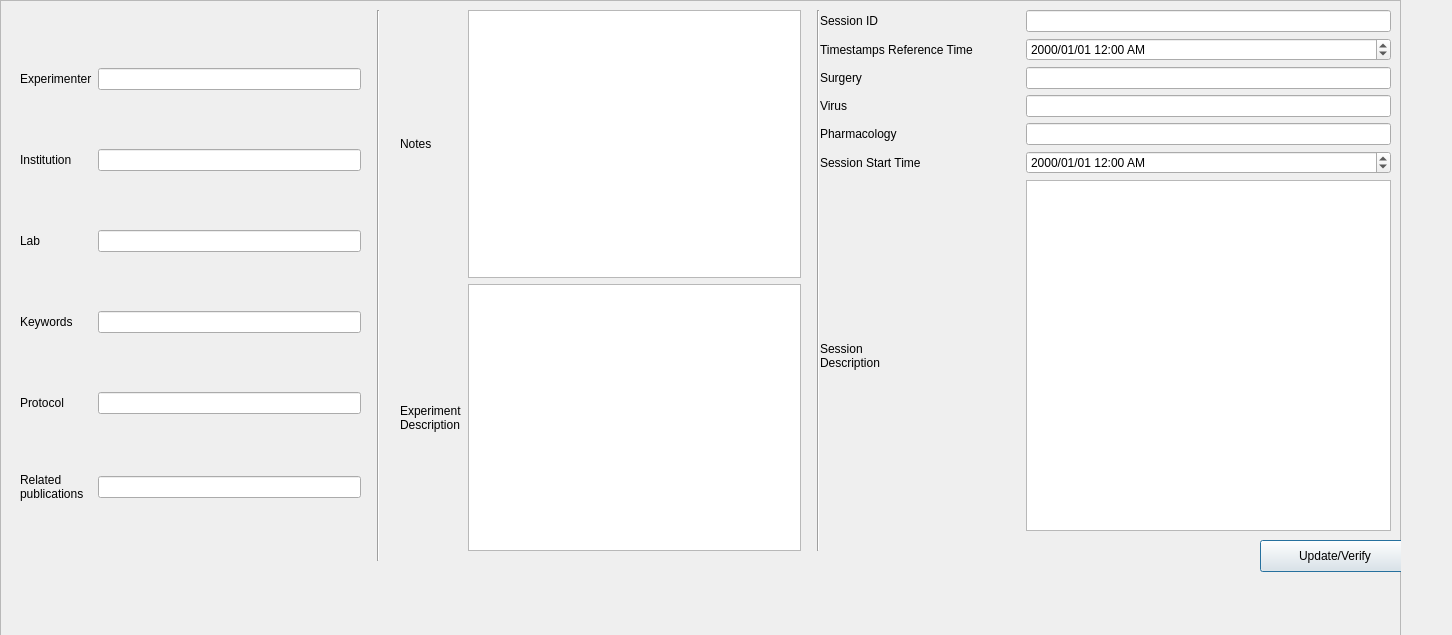
<?xml version="1.0" encoding="UTF-8"?>
<ui version="4.0">
 <class>Dialog</class>
 <widget class="QDialog" name="Dialog">
  <property name="geometry">
   <rect>
    <x>0</x>
    <y>0</y>
    <width>1452</width>
    <height>635</height>
   </rect>
  </property>
  <property name="maximumSize">
   <size>
    <width>16777215</width>
    <height>16777215</height>
   </size>
  </property>
  <property name="sizeIncrement">
   <size>
    <width>1</width>
    <height>4</height>
   </size>
  </property>
  <property name="contextMenuPolicy">
   <enum>Qt::NoContextMenu</enum>
  </property>
  <property name="windowTitle">
   <string>Dialog</string>
  </property>
  <property name="toolTipDuration">
   <number>0</number>
  </property>
  <widget class="QFrame" name="frame">
   <property name="geometry">
    <rect>
     <x>0</x>
     <y>0</y>
     <width>1401</width>
     <height>821</height>
    </rect>
   </property>
   <property name="frameShape">
    <enum>QFrame::StyledPanel</enum>
   </property>
   <property name="frameShadow">
    <enum>QFrame::Raised</enum>
   </property>
   <widget class="Line" name="line_2">
    <property name="geometry">
     <rect>
      <x>370</x>
      <y>10</y>
      <width>16</width>
      <height>551</height>
     </rect>
    </property>
    <property name="orientation">
     <enum>Qt::Vertical</enum>
    </property>
   </widget>
   <widget class="QWidget" name="gridLayoutWidget_4">
    <property name="geometry">
     <rect>
      <x>20</x>
      <y>15</y>
      <width>341</width>
      <height>541</height>
     </rect>
    </property>
    <layout class="QGridLayout" name="column_1">
     <item row="3" column="1">
      <widget class="QLineEdit" name="keywords_le"/>
     </item>
     <item row="0" column="0">
      <widget class="QLabel" name="experimenter_lbl">
       <property name="text">
        <string>Experimenter</string>
       </property>
      </widget>
     </item>
     <item row="5" column="1">
      <widget class="QLineEdit" name="relatedpublications_le"/>
     </item>
     <item row="4" column="1">
      <widget class="QLineEdit" name="protocol_le"/>
     </item>
     <item row="1" column="1">
      <widget class="QLineEdit" name="institution_le"/>
     </item>
     <item row="0" column="1">
      <widget class="QLineEdit" name="experimenter_le"/>
     </item>
     <item row="4" column="0">
      <widget class="QLabel" name="protocol_lbl">
       <property name="text">
        <string>Protocol</string>
       </property>
      </widget>
     </item>
     <item row="1" column="0">
      <widget class="QLabel" name="institution_lbl">
       <property name="text">
        <string>Institution</string>
       </property>
      </widget>
     </item>
     <item row="2" column="0">
      <widget class="QLabel" name="lab_lbl">
       <property name="text">
        <string>Lab</string>
       </property>
      </widget>
     </item>
     <item row="5" column="0">
      <widget class="QLabel" name="related_publications_lbl">
       <property name="text">
        <string>Related 
publications</string>
       </property>
      </widget>
     </item>
     <item row="3" column="0">
      <widget class="QLabel" name="keywords_lbl">
       <property name="text">
        <string>Keywords</string>
       </property>
      </widget>
     </item>
     <item row="2" column="1">
      <widget class="QLineEdit" name="lab_le"/>
     </item>
    </layout>
   </widget>
   <widget class="QWidget" name="gridLayoutWidget_5">
    <property name="geometry">
     <rect>
      <x>400</x>
      <y>10</y>
      <width>401</width>
      <height>541</height>
     </rect>
    </property>
    <layout class="QGridLayout" name="column_2">
     <item row="0" column="1">
      <widget class="QPlainTextEdit" name="notes_pte"/>
     </item>
     <item row="0" column="0">
      <widget class="QLabel" name="notes_lbl">
       <property name="text">
        <string>Notes</string>
       </property>
      </widget>
     </item>
     <item row="1" column="0">
      <widget class="QLabel" name="experiment_description_lbl">
       <property name="text">
        <string>Experiment 
Description</string>
       </property>
      </widget>
     </item>
     <item row="1" column="1">
      <widget class="QPlainTextEdit" name="experiment_description_pte"/>
     </item>
    </layout>
   </widget>
   <widget class="Line" name="line_1">
    <property name="geometry">
     <rect>
      <x>810</x>
      <y>10</y>
      <width>16</width>
      <height>541</height>
     </rect>
    </property>
    <property name="orientation">
     <enum>Qt::Vertical</enum>
    </property>
   </widget>
   <widget class="QWidget" name="gridLayoutWidget_2">
    <property name="geometry">
     <rect>
      <x>820</x>
      <y>10</y>
      <width>571</width>
      <height>521</height>
     </rect>
    </property>
    <layout class="QGridLayout" name="column_3" columnminimumwidth="200,200">
     <property name="sizeConstraint">
      <enum>QLayout::SetMinimumSize</enum>
     </property>
     <item row="0" column="0">
      <widget class="QLabel" name="session_id_lbl">
       <property name="text">
        <string>Session ID</string>
       </property>
      </widget>
     </item>
     <item row="4" column="0">
      <widget class="QLabel" name="pharmacology_lbl">
       <property name="text">
        <string>Pharmacology</string>
       </property>
      </widget>
     </item>
     <item row="1" column="0">
      <widget class="QLabel" name="timestamps_reference_time_lbl">
       <property name="text">
        <string>Timestamps Reference Time</string>
       </property>
      </widget>
     </item>
     <item row="2" column="0">
      <widget class="QLabel" name="surgery_lbl">
       <property name="text">
        <string>Surgery</string>
       </property>
      </widget>
     </item>
     <item row="0" column="1">
      <widget class="QLineEdit" name="session_id_le"/>
     </item>
     <item row="2" column="1">
      <widget class="QLineEdit" name="surgery_le"/>
     </item>
     <item row="3" column="1">
      <widget class="QLineEdit" name="virus_le"/>
     </item>
     <item row="4" column="1">
      <widget class="QLineEdit" name="pharmacology_le"/>
     </item>
     <item row="3" column="0">
      <widget class="QLabel" name="virus_lbl">
       <property name="text">
        <string>Virus</string>
       </property>
      </widget>
     </item>
     <item row="1" column="1">
      <widget class="QDateTimeEdit" name="timestamps_reference_time_dte">
       <property name="dateTime">
        <datetime>
         <hour>0</hour>
         <minute>0</minute>
         <second>0</second>
         <year>2000</year>
         <month>1</month>
         <day>1</day>
        </datetime>
       </property>
       <property name="displayFormat">
        <string>yyyy/MM/dd h:mm AP</string>
       </property>
       <property name="timeSpec">
        <enum>Qt::TimeZone</enum>
       </property>
      </widget>
     </item>
     <item row="6" column="1">
      <widget class="QPlainTextEdit" name="session_description_pte"/>
     </item>
     <item row="5" column="0">
      <widget class="QLabel" name="session_start_time_lbl">
       <property name="text">
        <string>Session Start Time</string>
       </property>
      </widget>
     </item>
     <item row="5" column="1">
      <widget class="QDateTimeEdit" name="session_start_time_dte">
       <property name="dateTime">
        <datetime>
         <hour>0</hour>
         <minute>0</minute>
         <second>0</second>
         <year>2000</year>
         <month>1</month>
         <day>1</day>
        </datetime>
       </property>
       <property name="displayFormat">
        <string>yyyy/MM/dd h:mm AP</string>
       </property>
       <property name="timeSpec">
        <enum>Qt::TimeZone</enum>
       </property>
      </widget>
     </item>
     <item row="6" column="0">
      <widget class="QLabel" name="session_description_lbl">
       <property name="text">
        <string>Session
Description</string>
       </property>
      </widget>
     </item>
    </layout>
   </widget>
   <widget class="QPushButton" name="update_btn">
    <property name="geometry">
     <rect>
      <x>1260</x>
      <y>540</y>
      <width>150</width>
      <height>32</height>
     </rect>
    </property>
    <property name="minimumSize">
     <size>
      <width>0</width>
      <height>11</height>
     </size>
    </property>
    <property name="text">
     <string>Update/Verify</string>
    </property>
   </widget>
  </widget>
 </widget>
 <resources/>
 <connections/>
</ui>
